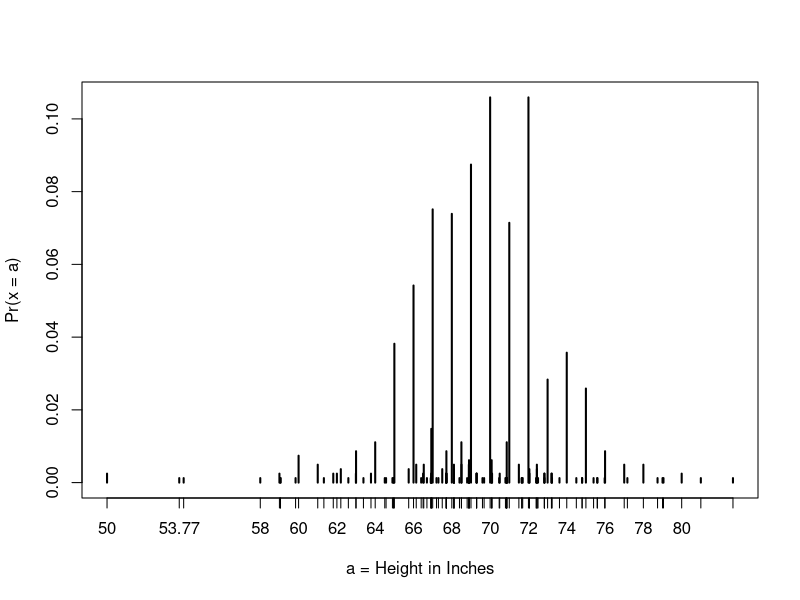

Reproduce this figure in R.
library(tidyverse)
library(dslabs)
data(heights)
x <- heights %>% filter(heights$sex=="Male") %>% pull(height)
x
#probability of Male taller than 70.5 inch

1-pnorm(70.5,mean(x),sd(x))

#Discretization and the normal approximation
#plot distribution of exact heights in the data
plot(prop.table(table(x)),xlab = "a = Height in Inches", ylab = "Pr(x = a)")

# probabilities in actual data over length 1 ranges containing an integer
mean(x<=68.5) - mean(x<=67.5)
mean(x<=69.5) - mean(x<=68.5)
mean(x<=70.5) - mean(x<=69.5)


#Getting the data using pnorm

pnorm(68.5,mean(x),sd(x)) - pnorm(67.5,mean(x),sd(x))
pnorm(69.5,mean(x),sd(x)) - pnorm(68.5,mean(x),sd(x))
pnorm(70.5,mean(x),sd(x)) - pnorm(69.5,mean(x),sd(x))

# probabilities in actual data over other ranges don't match normal approx as well
mean(x <= 70.9) - mean(x <= 70.1)
pnorm(70.9, mean(x), sd(x)) - pnorm(70.1, mean(x), sd(x))
